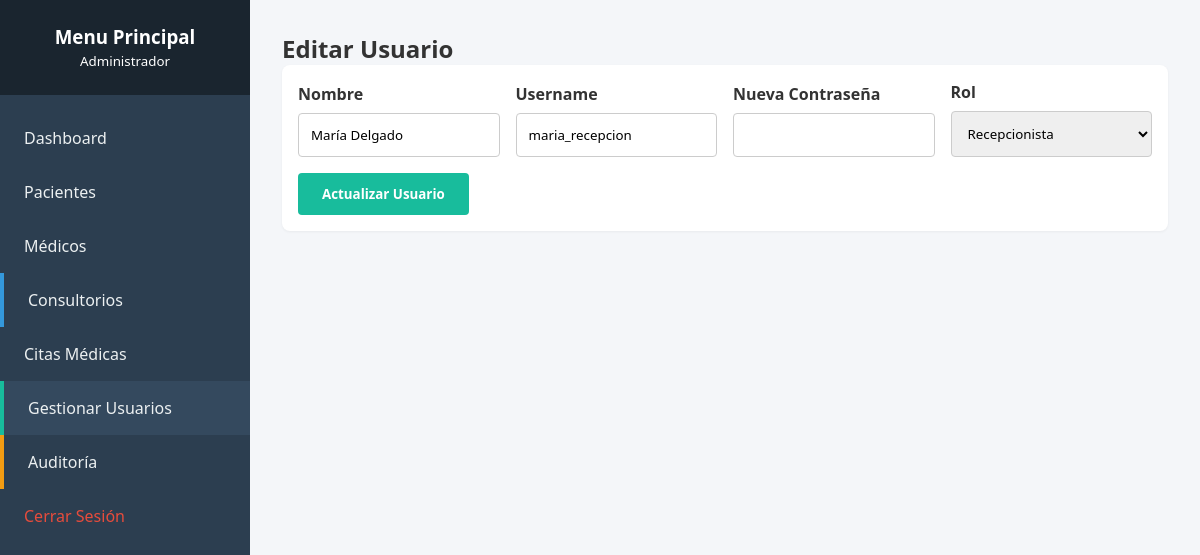
Page /editar_usuario.php?id=5 (signed in) on the committed database.
### tables this page shows
CREATE TABLE usuarios (
    id_usuario INT AUTO_INCREMENT PRIMARY KEY,
    username VARCHAR(50) NOT NULL UNIQUE,
    password VARCHAR(255) NOT NULL,
    nombre VARCHAR(100) NOT NULL,
    rol ENUM('Administrador', 'Recepcionista', 'Medico') NOT NULL,
    estado TINYINT(1) DEFAULT 1,
    created_at TIMESTAMP DEFAULT CURRENT_TIMESTAMP
);

### editar_usuario.php (the view, shortened to what this page needs)
<?php
require_once 'config/conexion.php';
$id = isset($_GET['id'])
    ? (int)$_GET['id']
    : 0;
$stmt = $pdo->prepare(
"SELECT * FROM usuarios
WHERE id_usuario=?"
);
$stmt->execute([$id]);
$usuario = $stmt->fetch();
include 'includes/header.php';
include 'includes/sidebar.php';
?>
<div class="main-content">
<h2>Editar Usuario</h2>
<form method="POST" class="filter-box">
<div class="form-group">
<label>Nombre</label>
<input type="text"
name="nombre"
value="<?= htmlspecialchars($usuario['nombre']) ?>"
required
class="form-control">
</div>
<div class="form-group">
<label>Username</label>
<input type="text"
name="username"
value="<?= htmlspecialchars($usuario['username']) ?>"
required
class="form-control">
</div>
<div class="form-group">
<label>Nueva Contraseña</label>
<input type="password"
name="password"
class="form-control">
</div>
<div class="form-group">
<label>Rol</label>
<select
name="rol"
class="form-control">
<option value="Recepcionista"
<?= $usuario['rol']=='Recepcionista'?'selected':'' ?>>
Recepcionista
</option>
</select>
</div>
<button type="submit"
class="btn"
style="width:auto;">
Actualizar Usuario
</button>
</form>
</div>

### css/estilos.css (style rules this page uses)
:root { --primary: #2c3e50; --secondary: #18bc9c; --background: #f4f6f9; --text: #333; --white: #ffffff; }
* { margin: 0; padding: 0; box-sizing: border-box; font-family: 'Segoe UI', sans-serif; }
body { background-color: var(--background); color: var(--text); display: flex; }
.form-group { margin-bottom: 1.2rem; }
.form-group label { display: block; margin-bottom: 0.5rem; font-weight: bold; }
.form-control { width: 100%; padding: 0.75rem; border: 1px solid #ccc; border-radius: 4px; }
.btn { background: var(--secondary); color: var(--white); border: none; padding: 0.75rem 1.5rem; cursor: pointer; border-radius: 4px; font-weight: bold; width: 100%; text-decoration: none; display: inline-block; text-align: center; }
.main-content { flex: 1; padding: 2rem; max-width: 100%; overflow-hidden; }
.filter-box { background: var(--white); padding: 1rem; border-radius: 8px; margin-bottom: 1.5rem; display: flex; gap: 1rem; flex-wrap: wrap; align-items: flex-end; box-shadow: 0 1px 3px rgba(0,0,0,0.05); }
.filter-box .form-group { margin: 0; flex: 1; min-width: 180px; }

### rows in the picture
usuarios: nombre "María Delgado", username "maria_recepcion", rol "Recepcionista"

### other values in the picture
$_SESSION['usuario_rol'] "Administrador"
